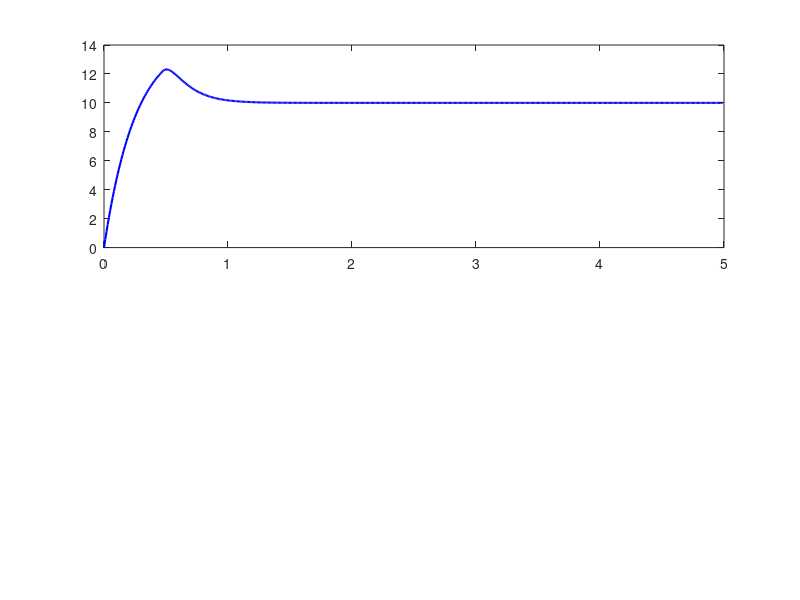

MATLAB code to generate this figure: (Note: this script raises an error after producing the figure.)
% --- SYSTEM PARAMETERS ---
% Insert the values estimated from a previous iteration
% the following parameters has been chosen from the 63.2 method estimation
% of motor 1 at Va = 3.84V
Kp = 1.6196; 
Ki = 8.9979; 
mu = 2.4080; % Motor static gain
T = 0.26;  % Motor time constant
Ts = 0.01; % Sample time (10 ms based on STM32 config)

% --- SIMULATION SETUP ---
total_time = 5; % Simulate for 5 seconds
N = total_time / Ts;
t = (0:N-1) * Ts;

w_target = 10; % Desired target velocity (10 rad/s)

% Initialize memory arrays
w_measured = zeros(1, N);
applied_voltage = zeros(1, N);
error_array = zeros(1, N);

% Static variable for the integral (like "static float I = 0;" in C)
I = 0; 

% --- CLOSED-LOOP SIMULATION CYCLE ---
for k = 1:N-1

    % Acquire current velocity
    w_current = w_measured(k);

    % Calculate error (Target - Measured)
    error = w_target - w_current;
    error_array(k) = error;

    % PI CONTROLLER (Translation of the C code)
    P = Kp * error;             % Proportional term
    I = I + Ki * error * Ts;    % Integral term with memory
    Va = P + I;                 % Voltage calculated by the controller

    % Anti-windup / Saturation: Motor cannot exceed supply voltage
    V_max = 6.0; % V_supply = 50% of V_PSU
    if Va > V_max
        Va = V_max;
    elseif Va < -V_max
        Va = -V_max;
    end

    applied_voltage(k) = Va;

    % PHYSICAL MOTOR MODEL (Plant)
    % Calculate how the motor reacts to the applied voltage Va.
    % Discrete formula (Forward Euler) based on G(s) = mu / (1 + T*s)
    w_measured(k+1) = w_measured(k) + (Ts / T) * (-w_measured(k) + mu * Va);

end

% --- PLOTS ---
figure;
subplot(2,1,1);
plot(t, w_measured, 'b', 'LineWidth', 1.5); hold on;
yline(w_target, 'r--', 'LineWidth', 1.5);
xlabel('Time (s)'); ylabel('Velocity (rad/s)');
title('Closed-Loop Motor Response');
legend('Measured Velocity', 'Target Velocity');
grid on;

subplot(2,1,2);
plot(t, applied_voltage, 'g', 'LineWidth', 1.5);
xlabel('Time (s)'); ylabel('Voltage (V)');
title('Control Action (PI Output Voltage)');
grid on;
